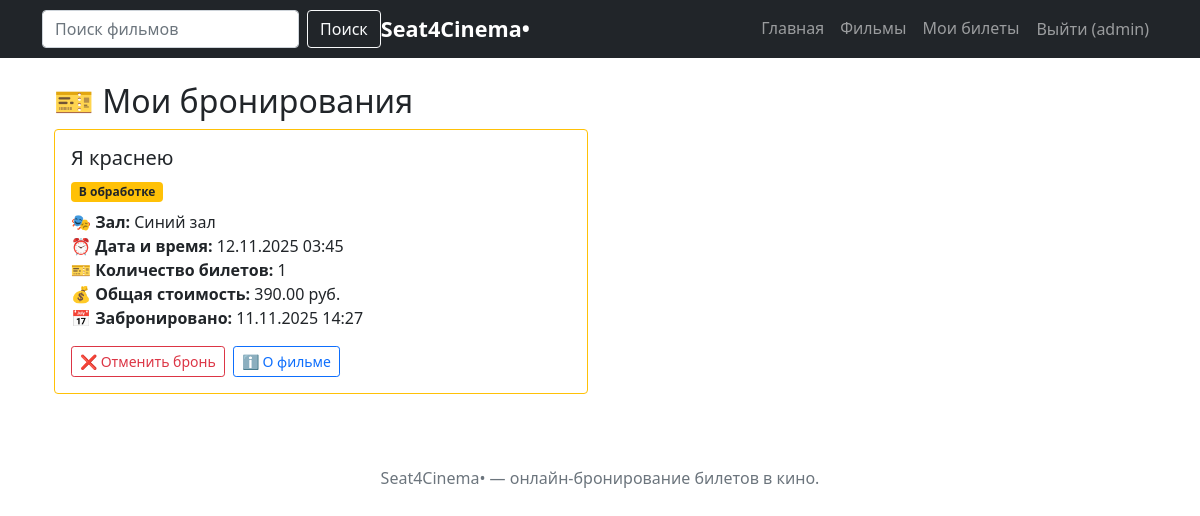
The page /my-tickets/ (signed in) on the database its author committed.
### cinema/models.py (models this page shows, shortened)
class Ticket(models.Model):
    STATUS_CHOICES = [
        ('pending', 'В обработке'),
        ('confirmed', 'Подтвержден'),
        ('cancelled', 'Отменен'),
    ]
    user = models.ForeignKey(User, on_delete=models.CASCADE)
    showtime = models.ForeignKey(Showtime, on_delete=models.CASCADE)
    quantity = models.IntegerField(validators=[MinValueValidator(1),])
    total_price = models.DecimalField(max_digits=8, decimal_places=2)
    status = models.CharField(max_length=20, choices=STATUS_CHOICES, default='pending')
    created_at = models.DateTimeField(auto_now_add=True)

class Showtime(models.Model):
    movie = models.ForeignKey(Movie, on_delete=models.CASCADE)
    hall = models.ForeignKey(CinemaHall, on_delete=models.CASCADE)
    start_time = models.DateTimeField()
    end_time = models.DateTimeField()
    available_seats = models.IntegerField()

class Movie(models.Model):
    title = models.CharField(max_length=200)
    description = models.TextField()
    duration = models.IntegerField(help_text="Длительность в минутах")
    genre = models.CharField(max_length=100)
    director = models.CharField(max_length=100)
    release_date = models.DateField()
    poster = models.ImageField(upload_to='posters/', blank=True, null=True)
    price = models.DecimalField(max_digits=6, decimal_places=2)
    poster = models.ImageField(upload_to='posters/', blank=True, null=True)
    poster_url = models.URLField(blank=True, null=True)

class CinemaHall(models.Model):
    name = models.CharField(max_length=100)
    seats = models.IntegerField()

### cinema/views.py (the view)
# urls.py: path('my-tickets/', views.my_tickets, name='my_tickets'),
@login_required
def my_tickets(request):
    tickets = Ticket.objects.filter(
        user=request.user
    ).select_related(
        'showtime',
        'showtime__movie'
    ).order_by('-created_at')[:20]  # лимит билетов
    now_plus_1h = timezone.now() + timedelta(hours=1)
    return render(request, 'cinema/my_tickets.html', {
        'tickets': tickets,
        'now_plus_1h': now_plus_1h
    })

### templates/cinema/my_tickets.html
{% extends 'base.html' %}
{% block content %}
<div class="container mt-4">
    <h2>🎫 Мои бронирования</h2>
    {% if tickets %}
        <div class="row">
            {% for ticket in tickets %}
            <div class="col-md-6 mb-4">
                <div class="card {% if ticket.status == 'cancelled' %}border-danger{% elif ticket.status == 'confirmed' %}border-success{% else %}border-warning{% endif %}">
                    <div class="card-body">
                        <h5 class="card-title">{{ ticket.showtime.movie.title }}</h5>
                        <div class="mb-2">
                            <span class="badge
                                {% if ticket.status == 'confirmed' %}bg-success
                                {% elif ticket.status == 'cancelled' %}bg-danger
                                {% else %}bg-warning text-dark{% endif %}">
                                {{ ticket.get_status_display }}
                            </span>
                        </div>
                        <p class="card-text">
                            <strong>🎭 Зал:</strong> {{ ticket.showtime.hall.name }}<br>
                            <strong>⏰ Дата и время:</strong> {{ ticket.showtime.start_time|date:"d.m.Y H:i" }}<br>
                            <strong>🎫 Количество билетов:</strong> {{ ticket.quantity }}<br>
                            <strong>💰 Общая стоимость:</strong> {{ ticket.total_price }} руб.<br>
                            <strong>📅 Забронировано:</strong> {{ ticket.created_at|date:"d.m.Y H:i" }}
                        </p>
                        {% if ticket.status != 'cancelled' %}
                            <div class="d-flex gap-2 flex-wrap">
                                {% if ticket.showtime.start_time > now_plus_1h %}
                                    <a href="{% url 'cancel_booking' ticket.id %}"
                                       class="btn btn-outline-danger btn-sm">
                                        ❌ Отменить бронь
                                    </a>
                                {% else %}
                                    <button class="btn btn-outline-secondary btn-sm" disabled
                                            title="Нельзя отменить менее чем за 1 час до сеанса">
                                        ❌ Нельзя отменить
                                    </button>
                                {% endif %}
                                <a href="{% url 'movie_detail' ticket.showtime.movie.id %}"
                                   class="btn btn-outline-primary btn-sm">
                                    ℹ️ О фильме
                                </a>
                            </div>
                        {% else %}
                            <small class="text-muted">Бронь отменена</small>
                        {% endif %}
                    </div>
                </div>
            </div>
            {% endfor %}
        </div>
    {% else %}
        <div class="alert alert-info">
            <h4>У вас нет бронирований</h4>
            <p>Перейдите на <a href="{% url 'home' %}">главную страницу</a> чтобы выбрать фильм.</p>
        </div>
    {% endif %}
</div>
{% endblock %}

### templates/base.html (shortened to what this page needs)
<!DOCTYPE html>
<html lang="ru">
<head>
    <link rel="stylesheet" href="https://cdnjs.cloudflare.com/ajax/libs/font-awesome/6.0.0/css/all.min.css">
    <link href="https://cdn.jsdelivr.net/npm/bootstrap@5.1.3/dist/css/bootstrap.min.css" rel="stylesheet">
</head>
<body>
    <nav class="navbar navbar-expand-lg navbar-dark bg-dark">
    <div class="container">
        <form class="d-flex ms-auto" action="{% url 'search' %}" method="get" role="search">
  <input class="form-control me-2" type="search" placeholder="Поиск фильмов" aria-label="Search" name="q" value="{{ q|default:'' }}">
  <button class="btn btn-outline-light" type="submit">Поиск</button>
</form>
        <a class="navbar-brand" href="{% url 'home' %}"><span style="font-weight:700;font-size:1.35rem;">Seat4Cinema•</span></a>
        <div class="collapse navbar-collapse" id="navbarNav">
            <div class="navbar-nav ms-auto">
                <a class="nav-link" href="{% url 'home' %}">Главная</a>
                <a class="nav-link" href="{% url 'movie_list' %}">Фильмы</a>
                {% if user.is_authenticated %}
                    <a class="nav-link" href="{% url 'my_tickets' %}">Мои билеты</a>
                    <form method="post" action="{% url 'logout' %}" class="d-inline">
                        <button type="submit" class="btn btn-link nav-link">Выйти ({{ user.username }})</button>
                    </form>
                {% else %}
                    <a class="nav-link" href="{% url 'login' %}">Войти</a>
                    <a class="nav-link" href="{% url 'register' %}">Регистрация</a>
                {% endif %}
            </div>
        </div>
    </div>
</nav>
    <div class="container mt-4">
        {% block content %}
        {% endblock %}
    <footer class="text-center mt-5 mb-3 text-muted">
        Seat4Cinema• — онлайн-бронирование билетов в кино.
    </footer>
</body>
</html>

### rows shown on the page
Ticket: showtime.movie "Я краснею", status "В обработке", showtime.hall.name "Синий зал", showtime.start_time "12.11.2025 03:45", quantity "1", total_price "390.00", created_at "11.11.2025 14:27", shows "❌ Отменить бронь", shows "ℹ️ О фильме"

### other values the page prints
{{ user.username }} "admin"
